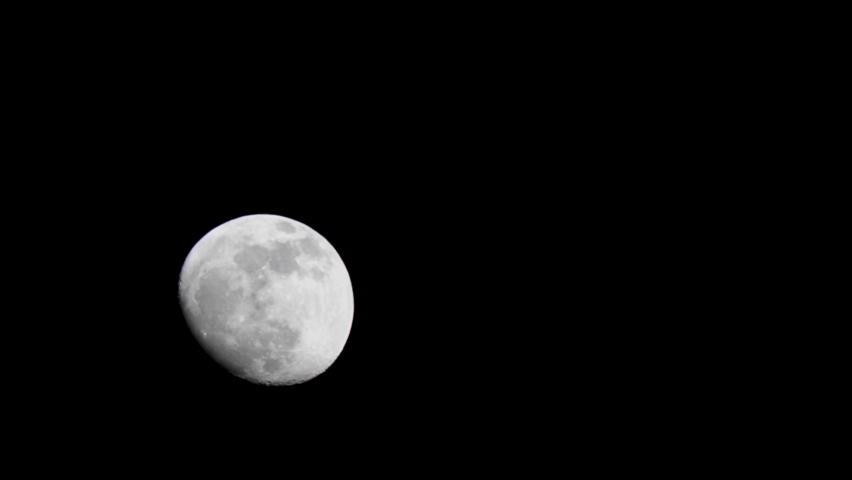
#> input picture frame 16 of auxiliary2022/input_video.mp4, 852 x 480 px
$ python thema1a.py
#> lines starting #> are read from the running program, lines starting #| are printed output that depends on the picture
import cv2

# Encoder
input_video_path = 'C:/Users/kuqit/PycharmProjects/Systems/video/input_video.mp4'  # Ορίζουμε τη διαδρομή του εισερχόμενου βίντεο
output_video_path = 'C:/Users/kuqit/PycharmProjects/Systems/video/output_video.mp4'  # Ορίζουμε τη διαδρομή του εξερχόμενου βίντεο

cap = cv2.VideoCapture(input_video_path)  # Δημιουργούμε ένα αντικείμενο για το διάβασμα του εισερχόμενου βίντεο
fps = cap.get(cv2.CAP_PROP_FPS)  # Παίρνουμε τα καρέ ανά δευτερόλεπτο του βίντεο
width = int(cap.get(cv2.CAP_PROP_FRAME_WIDTH))  # Παίρνουμε το πλάτος των frame του βίντεο
height = int(cap.get(cv2.CAP_PROP_FRAME_HEIGHT))  # Παίρνουμε το ύψος των frame του βίντεο

# Δημιουργούμε ένα αντικείμενο VideoWriter για το εξερχόμενο βίντεο
fourcc = cv2.VideoWriter_fourcc(*"MJPG")
out = cv2.VideoWriter(output_video_path, fourcc, fps, (width, height), isColor=True)

ret, frame1 = cap.read()
#> frame1 is the input picture: shape (480, 852, 3); mean B, G, R 10.3, 10.2, 10.2
out.write(frame1)  # Γράφουμε το πρώτο I-frame

while True:
    ret, frame = cap.read()
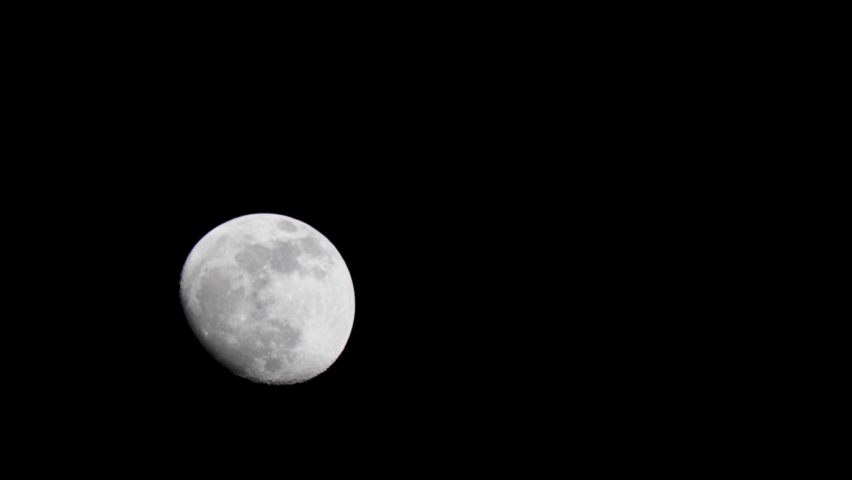
#> input picture frame 17 of auxiliary2022/input_video.mp4, 852 x 480 px
#> frame is the input picture: shape (480, 852, 3); mean B, G, R 10.3, 10.2, 10.3
    if not ret:
        break

    if frame.shape != frame1.shape:
        frame = cv2.resize(frame, (frame1.shape[1], frame1.shape[0]))

    # Υπολογίζουμε και εμφανίζουμε το frame του σφάλματος
    error_frame = cv2.absdiff(frame, frame1)
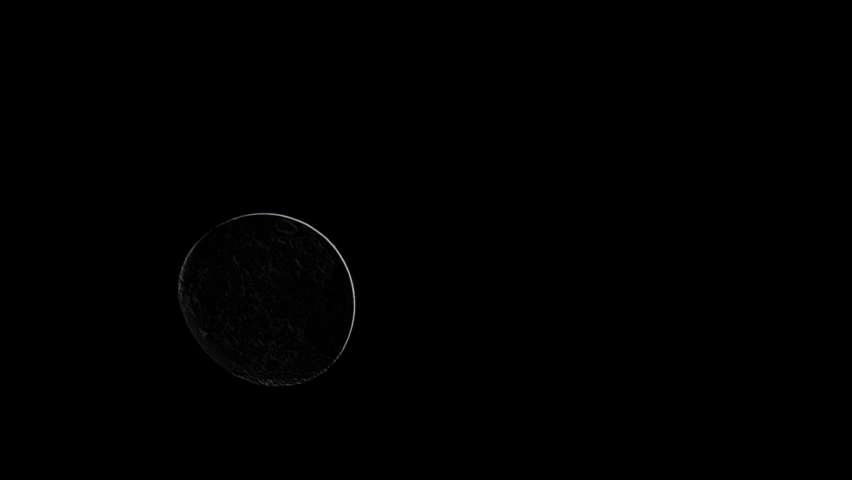
#> error_frame: shape (480, 852, 3); mean B, G, R 0.4, 0.4, 0.4
    cv2.imshow("Error Frame", error_frame)
    cv2.waitKey(1)

    # Κωδικοποιούμε το frame του σφάλματος (δεν είναι απαραίτητο για απώλειας ασυμπίεστης συμπίεσης)

    # Ενημερώνουμε το προηγούμενο frame
    frame1 = frame

    # Γράφουμε το τρέχον frame στο εξερχόμενο βίντεο
    out.write(frame)

cap.release()
out.release()
cv2.destroyAllWindows()


# Decoder
encoded_video_path = 'C:/Users/kuqit/PycharmProjects/Systems/video/output_video.mp4'  # Ορίζουμε τη διαδρομή του κωδικοποιημένου βίντεο
decoded_output_path = 'C:/Users/kuqit/PycharmProjects/Systems/video/decoded_video.mp4'  # Ορίζουμε τη διαδρομή του αποκωδικοποιημένου βίντεο

cap = cv2.VideoCapture(encoded_video_path)  # Δημιουργούμε ένα αντικείμενο για το διάβασμα του κωδικοποιημένου βίντεο
fps = cap.get(cv2.CAP_PROP_FPS)  # Παίρνουμε τα καρέ ανά δευτερόλεπτο του βίντεο
width = int(cap.get(cv2.CAP_PROP_FRAME_WIDTH))  # Παίρνουμε το πλάτος των frame του βίντεο
height = int(cap.get(cv2.CAP_PROP_FRAME_HEIGHT))  # Παίρνουμε το ύψος των frame του βίντεο

# Δημιουργούμε ένα αντικείμενο VideoWriter για το αποκωδικοποιημένο βίντεο
fourcc = cv2.VideoWriter_fourcc(*"MJPG")
out = cv2.VideoWriter(decoded_output_path, fourcc, fps, (width, height), isColor=False)

while True:
    ret, frame = cap.read()
    if not ret:
        break

    # Αποκωδικοποιούμε το frame (δεν είναι απαραίτητο για απώλειας ασυμπίεστης συμπίεσης)

    # Εμφανίζουμε το αποκωδικοποιημένο frame
    cv2.imshow("Decoded Frame", frame)
    cv2.waitKey(1)

    # Γράφουμε το αποκωδικοποιημένο frame στο εξερχόμενο βίντεο
    out.write(frame)

cap.release()
out.release()
cv2.destroyAllWindows()

$ run again, starting later in the video
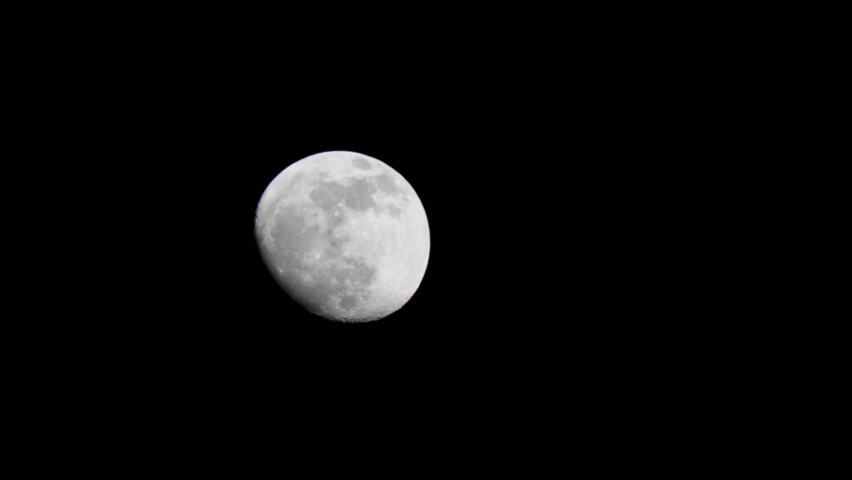
#> input picture frame 75 of auxiliary2022/input_video.mp4, 852 x 480 px
#> frame1 is the input picture: shape (480, 852, 3); mean B, G, R 10.3, 10.2, 10.3
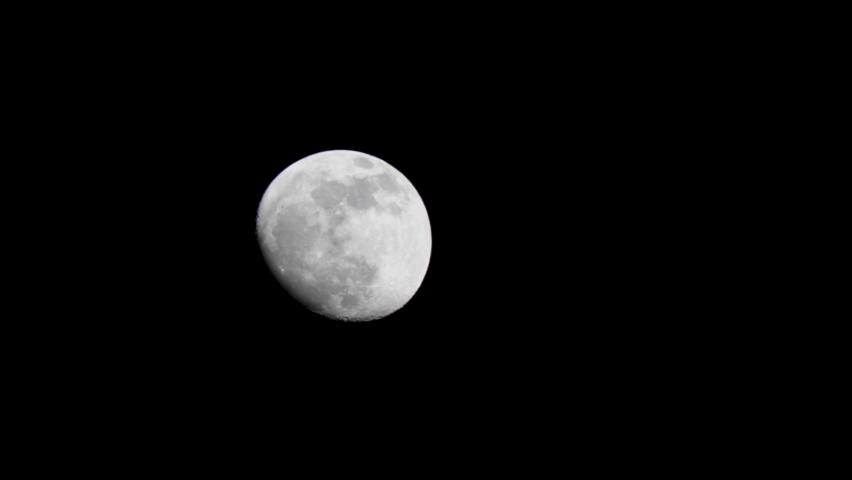
#> input picture frame 76 of auxiliary2022/input_video.mp4, 852 x 480 px
#> frame is the input picture: shape (480, 852, 3); mean B, G, R 10.3, 10.2, 10.3
#> `error_frame = cv2.absdiff(frame, frame1)`:
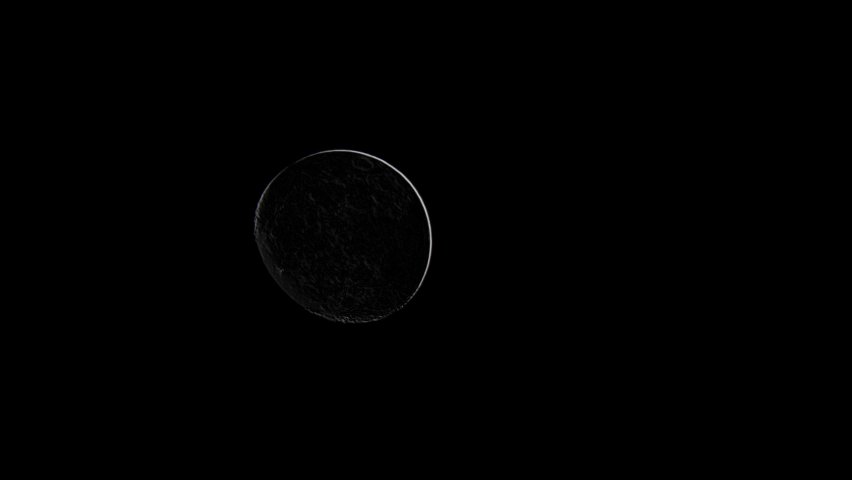
#> error_frame: shape (480, 852, 3); mean B, G, R 0.5, 0.5, 0.5

$ run again, starting later in the video
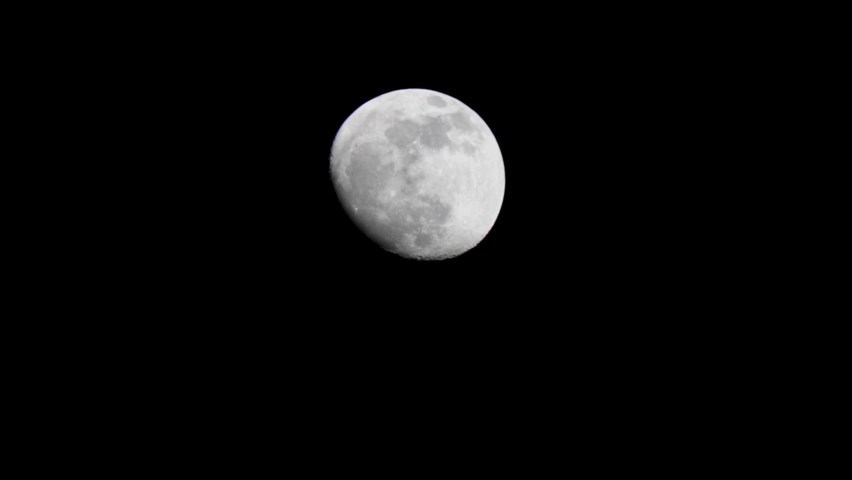
#> input picture frame 133 of auxiliary2022/input_video.mp4, 852 x 480 px
#> frame1 is the input picture: shape (480, 852, 3); mean B, G, R 10.3, 10.2, 10.3
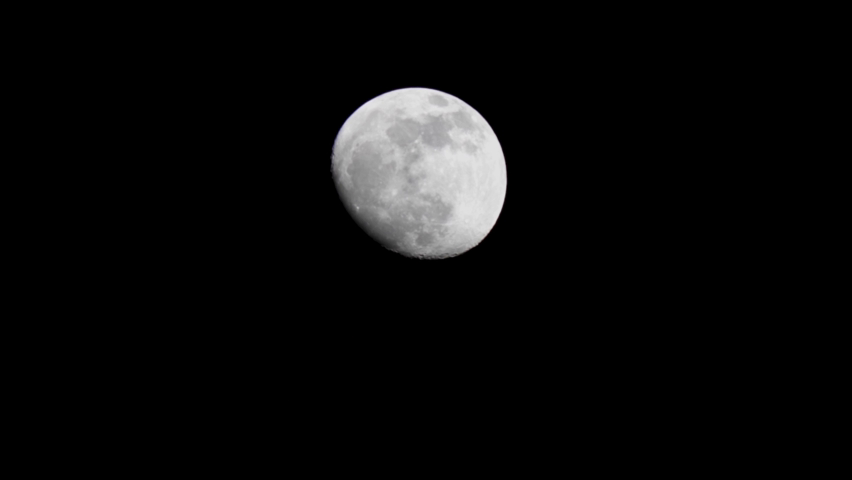
#> input picture frame 134 of auxiliary2022/input_video.mp4, 852 x 480 px
#> frame is the input picture: shape (480, 852, 3); mean B, G, R 10.3, 10.2, 10.3
#> `error_frame = cv2.absdiff(frame, frame1)`:
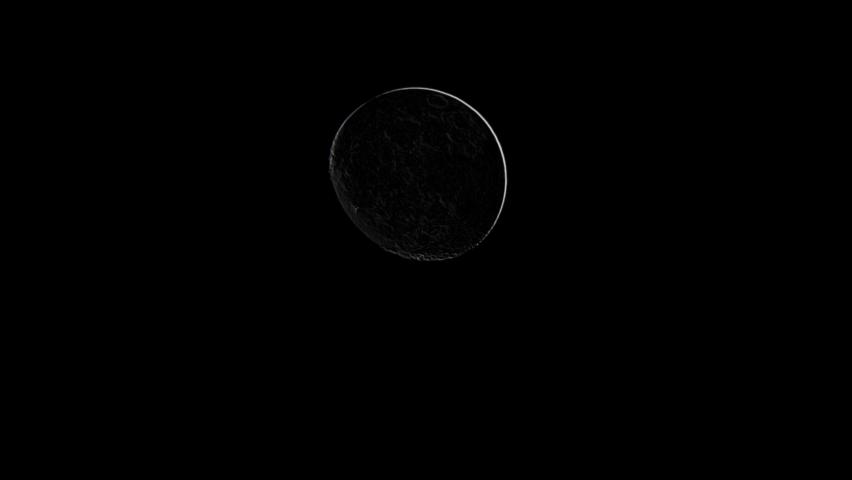
#> error_frame: shape (480, 852, 3); mean B, G, R 0.5, 0.5, 0.5
